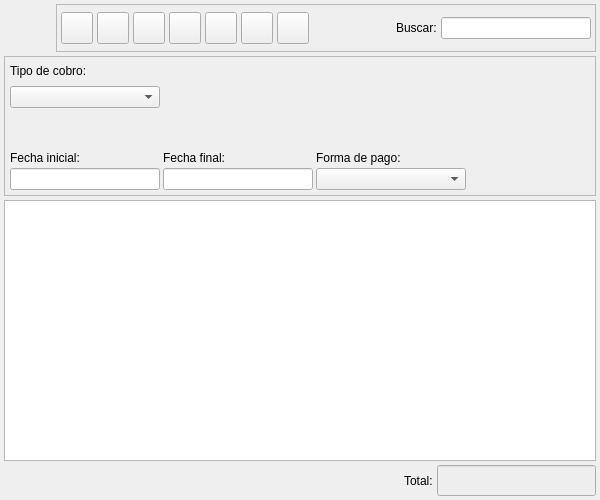
<?xml version="1.0" encoding="UTF-8"?>
<ui version="4.0">
 <author>Tomeu Borras Riera</author>
 <class>CobrosListBase</class>
 <widget class="QWidget" name="CobrosListBase">
  <property name="enabled">
   <bool>true</bool>
  </property>
  <property name="geometry">
   <rect>
    <x>0</x>
    <y>0</y>
    <width>600</width>
    <height>500</height>
   </rect>
  </property>
  <property name="minimumSize">
   <size>
    <width>600</width>
    <height>500</height>
   </size>
  </property>
  <property name="windowTitle">
   <string>Cobros a clientes</string>
  </property>
  <property name="windowIcon">
   <iconset resource="../../../bulmages.qrc">
    <normaloff>:/Images/receive-list.png</normaloff>:/Images/receive-list.png</iconset>
  </property>
  <layout class="QGridLayout">
   <property name="leftMargin">
    <number>4</number>
   </property>
   <property name="topMargin">
    <number>4</number>
   </property>
   <property name="rightMargin">
    <number>4</number>
   </property>
   <property name="bottomMargin">
    <number>4</number>
   </property>
   <property name="spacing">
    <number>4</number>
   </property>
   <item row="3" column="0">
    <widget class="CobrosListSubForm" name="mui_list"/>
   </item>
   <item row="4" column="0">
    <layout class="QHBoxLayout">
     <property name="spacing">
      <number>4</number>
     </property>
     <property name="leftMargin">
      <number>0</number>
     </property>
     <property name="topMargin">
      <number>0</number>
     </property>
     <property name="rightMargin">
      <number>0</number>
     </property>
     <property name="bottomMargin">
      <number>0</number>
     </property>
     <item>
      <spacer>
       <property name="orientation">
        <enum>Qt::Horizontal</enum>
       </property>
       <property name="sizeType">
        <enum>QSizePolicy::Expanding</enum>
       </property>
       <property name="sizeHint" stdset="0">
        <size>
         <width>340</width>
         <height>21</height>
        </size>
       </property>
      </spacer>
     </item>
     <item>
      <widget class="QLabel" name="textLabel1_3">
       <property name="text">
        <string>Total:</string>
       </property>
      </widget>
     </item>
     <item>
      <widget class="QLineEdit" name="m_total">
       <property name="enabled">
        <bool>true</bool>
       </property>
       <property name="sizePolicy">
        <sizepolicy hsizetype="Preferred" vsizetype="Fixed">
         <horstretch>0</horstretch>
         <verstretch>0</verstretch>
        </sizepolicy>
       </property>
       <property name="minimumSize">
        <size>
         <width>150</width>
         <height>0</height>
        </size>
       </property>
       <property name="palette">
        <palette>
         <active>
          <colorrole role="Base">
           <brush brushstyle="SolidPattern">
            <color alpha="255">
             <red>238</red>
             <green>238</green>
             <blue>238</blue>
            </color>
           </brush>
          </colorrole>
         </active>
         <inactive>
          <colorrole role="Base">
           <brush brushstyle="SolidPattern">
            <color alpha="255">
             <red>238</red>
             <green>238</green>
             <blue>238</blue>
            </color>
           </brush>
          </colorrole>
         </inactive>
         <disabled>
          <colorrole role="Base">
           <brush brushstyle="SolidPattern">
            <color alpha="255">
             <red>255</red>
             <green>255</green>
             <blue>255</blue>
            </color>
           </brush>
          </colorrole>
         </disabled>
        </palette>
       </property>
       <property name="font">
        <font>
         <family>Sans Serif</family>
         <pointsize>12</pointsize>
         <weight>75</weight>
         <italic>false</italic>
         <bold>true</bold>
         <underline>false</underline>
         <strikeout>false</strikeout>
        </font>
       </property>
       <property name="alignment">
        <set>Qt::AlignRight</set>
       </property>
       <property name="readOnly">
        <bool>true</bool>
       </property>
      </widget>
     </item>
    </layout>
   </item>
   <item row="0" column="0">
    <layout class="QHBoxLayout">
     <property name="spacing">
      <number>4</number>
     </property>
     <property name="leftMargin">
      <number>0</number>
     </property>
     <property name="topMargin">
      <number>0</number>
     </property>
     <property name="rightMargin">
      <number>0</number>
     </property>
     <property name="bottomMargin">
      <number>0</number>
     </property>
     <item>
      <widget class="QLabel" name="label">
       <property name="minimumSize">
        <size>
         <width>48</width>
         <height>48</height>
        </size>
       </property>
       <property name="maximumSize">
        <size>
         <width>48</width>
         <height>48</height>
        </size>
       </property>
       <property name="text">
        <string/>
       </property>
       <property name="pixmap">
        <pixmap resource="../../../bulmages.qrc">:/Images/receive-list.png</pixmap>
       </property>
       <property name="scaledContents">
        <bool>true</bool>
       </property>
      </widget>
     </item>
     <item>
      <widget class="QFrame" name="m_botonera">
       <property name="frameShape">
        <enum>QFrame::StyledPanel</enum>
       </property>
       <property name="frameShadow">
        <enum>QFrame::Raised</enum>
       </property>
       <layout class="QHBoxLayout">
        <property name="spacing">
         <number>4</number>
        </property>
        <property name="leftMargin">
         <number>4</number>
        </property>
        <property name="topMargin">
         <number>4</number>
        </property>
        <property name="rightMargin">
         <number>4</number>
        </property>
        <property name="bottomMargin">
         <number>4</number>
        </property>
        <item>
         <widget class="QToolButton" name="mui_crear">
          <property name="minimumSize">
           <size>
            <width>32</width>
            <height>32</height>
           </size>
          </property>
          <property name="maximumSize">
           <size>
            <width>32</width>
            <height>32</height>
           </size>
          </property>
          <property name="toolTip">
           <string>Nuevo cobro</string>
          </property>
          <property name="whatsThis">
           <string>Nuevo cobro</string>
          </property>
          <property name="text">
           <string/>
          </property>
          <property name="icon">
           <iconset resource="../../../bulmages.qrc">
            <normaloff>:/Images/document-new.png</normaloff>:/Images/document-new.png</iconset>
          </property>
          <property name="iconSize">
           <size>
            <width>22</width>
            <height>22</height>
           </size>
          </property>
          <property name="shortcut">
           <string>Ctrl+N</string>
          </property>
         </widget>
        </item>
        <item>
         <widget class="QToolButton" name="mui_editar">
          <property name="minimumSize">
           <size>
            <width>32</width>
            <height>32</height>
           </size>
          </property>
          <property name="maximumSize">
           <size>
            <width>32</width>
            <height>32</height>
           </size>
          </property>
          <property name="toolTip">
           <string>Editar cobro</string>
          </property>
          <property name="whatsThis">
           <string>Editar cobro</string>
          </property>
          <property name="text">
           <string/>
          </property>
          <property name="icon">
           <iconset resource="../../../bulmages.qrc">
            <normaloff>:/Images/document-open.png</normaloff>:/Images/document-open.png</iconset>
          </property>
          <property name="iconSize">
           <size>
            <width>22</width>
            <height>22</height>
           </size>
          </property>
          <property name="shortcut">
           <string>Ctrl+E</string>
          </property>
         </widget>
        </item>
        <item>
         <widget class="QToolButton" name="mui_borrar">
          <property name="minimumSize">
           <size>
            <width>32</width>
            <height>32</height>
           </size>
          </property>
          <property name="maximumSize">
           <size>
            <width>32</width>
            <height>32</height>
           </size>
          </property>
          <property name="toolTip">
           <string>Borrar cobro</string>
          </property>
          <property name="whatsThis">
           <string>Borrar cobro</string>
          </property>
          <property name="text">
           <string/>
          </property>
          <property name="icon">
           <iconset resource="../../../bulmages.qrc">
            <normaloff>:/Images/edit-delete.png</normaloff>:/Images/edit-delete.png</iconset>
          </property>
          <property name="iconSize">
           <size>
            <width>22</width>
            <height>22</height>
           </size>
          </property>
          <property name="shortcut">
           <string>Ctrl+D</string>
          </property>
         </widget>
        </item>
        <item>
         <widget class="QToolButton" name="mui_imprimir">
          <property name="minimumSize">
           <size>
            <width>32</width>
            <height>32</height>
           </size>
          </property>
          <property name="maximumSize">
           <size>
            <width>32</width>
            <height>32</height>
           </size>
          </property>
          <property name="toolTip">
           <string>Imprimir listado</string>
          </property>
          <property name="whatsThis">
           <string>Imprimir listado</string>
          </property>
          <property name="text">
           <string/>
          </property>
          <property name="icon">
           <iconset resource="../../../bulmages.qrc">
            <normaloff>:/Images/document-print.png</normaloff>:/Images/document-print.png</iconset>
          </property>
          <property name="iconSize">
           <size>
            <width>22</width>
            <height>22</height>
           </size>
          </property>
          <property name="shortcut">
           <string>Ctrl+P</string>
          </property>
         </widget>
        </item>
        <item>
         <widget class="QToolButton" name="mui_filtrar">
          <property name="minimumSize">
           <size>
            <width>32</width>
            <height>32</height>
           </size>
          </property>
          <property name="maximumSize">
           <size>
            <width>32</width>
            <height>32</height>
           </size>
          </property>
          <property name="toolTip">
           <string>Filtrar cobros</string>
          </property>
          <property name="whatsThis">
           <string>Filtrar cobros</string>
          </property>
          <property name="text">
           <string/>
          </property>
          <property name="icon">
           <iconset resource="../../../bulmages.qrc">
            <normaloff>:/Images/edit-find.png</normaloff>:/Images/edit-find.png</iconset>
          </property>
          <property name="iconSize">
           <size>
            <width>22</width>
            <height>22</height>
           </size>
          </property>
          <property name="shortcut">
           <string>Ctrl+F</string>
          </property>
          <property name="checkable">
           <bool>true</bool>
          </property>
         </widget>
        </item>
        <item>
         <widget class="QToolButton" name="mui_configurar">
          <property name="minimumSize">
           <size>
            <width>32</width>
            <height>32</height>
           </size>
          </property>
          <property name="maximumSize">
           <size>
            <width>32</width>
            <height>32</height>
           </size>
          </property>
          <property name="toolTip">
           <string>Configurar listado</string>
          </property>
          <property name="whatsThis">
           <string>Configurar listado</string>
          </property>
          <property name="text">
           <string/>
          </property>
          <property name="icon">
           <iconset resource="../../../bulmages.qrc">
            <normaloff>:/Images/document-properties.png</normaloff>:/Images/document-properties.png</iconset>
          </property>
          <property name="iconSize">
           <size>
            <width>22</width>
            <height>22</height>
           </size>
          </property>
          <property name="shortcut">
           <string>Ctrl+B</string>
          </property>
          <property name="checkable">
           <bool>true</bool>
          </property>
         </widget>
        </item>
        <item>
         <widget class="QToolButton" name="mui_actualizar">
          <property name="minimumSize">
           <size>
            <width>32</width>
            <height>32</height>
           </size>
          </property>
          <property name="maximumSize">
           <size>
            <width>32</width>
            <height>32</height>
           </size>
          </property>
          <property name="toolTip">
           <string>Actualizar listado</string>
          </property>
          <property name="whatsThis">
           <string>Actualizar listado</string>
          </property>
          <property name="text">
           <string/>
          </property>
          <property name="icon">
           <iconset resource="../../../bulmages.qrc">
            <normaloff>:/Images/view-refresh.png</normaloff>:/Images/view-refresh.png</iconset>
          </property>
          <property name="iconSize">
           <size>
            <width>22</width>
            <height>22</height>
           </size>
          </property>
          <property name="shortcut">
           <string>F5</string>
          </property>
         </widget>
        </item>
        <item>
         <widget class="QFrame" name="mui_plugbotones">
          <property name="sizePolicy">
           <sizepolicy hsizetype="Minimum" vsizetype="Preferred">
            <horstretch>0</horstretch>
            <verstretch>0</verstretch>
           </sizepolicy>
          </property>
          <property name="frameShape">
           <enum>QFrame::NoFrame</enum>
          </property>
          <property name="frameShadow">
           <enum>QFrame::Plain</enum>
          </property>
          <property name="lineWidth">
           <number>0</number>
          </property>
         </widget>
        </item>
        <item>
         <spacer>
          <property name="orientation">
           <enum>Qt::Horizontal</enum>
          </property>
          <property name="sizeHint" stdset="0">
           <size>
            <width>51</width>
            <height>34</height>
           </size>
          </property>
         </spacer>
        </item>
        <item>
         <widget class="QLabel" name="textLabel1">
          <property name="text">
           <string>Buscar:</string>
          </property>
         </widget>
        </item>
        <item>
         <widget class="QLineEdit" name="m_filtro">
          <property name="minimumSize">
           <size>
            <width>150</width>
            <height>0</height>
           </size>
          </property>
         </widget>
        </item>
       </layout>
      </widget>
     </item>
    </layout>
   </item>
   <item row="2" column="0">
    <widget class="QFrame" name="m_busqueda">
     <property name="minimumSize">
      <size>
       <width>16</width>
       <height>140</height>
      </size>
     </property>
     <property name="frameShape">
      <enum>QFrame::StyledPanel</enum>
     </property>
     <property name="frameShadow">
      <enum>QFrame::Raised</enum>
     </property>
     <layout class="QGridLayout" name="gridLayout1">
      <item row="0" column="0" colspan="4">
       <layout class="QHBoxLayout">
        <property name="spacing">
         <number>4</number>
        </property>
        <property name="leftMargin">
         <number>0</number>
        </property>
        <property name="topMargin">
         <number>0</number>
        </property>
        <property name="rightMargin">
         <number>0</number>
        </property>
        <property name="bottomMargin">
         <number>0</number>
        </property>
        <item>
         <layout class="QVBoxLayout">
          <property name="spacing">
           <number>6</number>
          </property>
          <property name="leftMargin">
           <number>0</number>
          </property>
          <property name="topMargin">
           <number>0</number>
          </property>
          <property name="rightMargin">
           <number>0</number>
          </property>
          <property name="bottomMargin">
           <number>0</number>
          </property>
          <item>
           <widget class="QLabel" name="label_2">
            <property name="text">
             <string>Tipo de cobro:</string>
            </property>
           </widget>
          </item>
          <item>
           <widget class="QComboBox" name="mui_tipocobro">
            <property name="minimumSize">
             <size>
              <width>150</width>
              <height>0</height>
             </size>
            </property>
           </widget>
          </item>
          <item>
           <spacer name="verticalSpacer">
            <property name="orientation">
             <enum>Qt::Vertical</enum>
            </property>
            <property name="sizeType">
             <enum>QSizePolicy::Ignored</enum>
            </property>
            <property name="sizeHint" stdset="0">
             <size>
              <width>20</width>
              <height>40</height>
             </size>
            </property>
           </spacer>
          </item>
         </layout>
        </item>
        <item>
         <widget class="BlSearchWidget" name="m_cliente" native="true">
          <property name="sizePolicy">
           <sizepolicy hsizetype="Expanding" vsizetype="Preferred">
            <horstretch>0</horstretch>
            <verstretch>0</verstretch>
           </sizepolicy>
          </property>
          <property name="minimumSize">
           <size>
            <width>250</width>
            <height>0</height>
           </size>
          </property>
         </widget>
        </item>
       </layout>
      </item>
      <item row="1" column="0">
       <widget class="QLabel" name="textLabel1_4">
        <property name="text">
         <string>Fecha inicial:</string>
        </property>
       </widget>
      </item>
      <item row="1" column="1">
       <widget class="QLabel" name="textLabel1_4_2">
        <property name="text">
         <string>Fecha final:</string>
        </property>
       </widget>
      </item>
      <item row="1" column="2">
       <widget class="QLabel" name="label11">
        <property name="sizePolicy">
         <sizepolicy hsizetype="Preferred" vsizetype="Fixed">
          <horstretch>0</horstretch>
          <verstretch>0</verstretch>
         </sizepolicy>
        </property>
        <property name="text">
         <string>Forma de pago:</string>
        </property>
        <property name="alignment">
         <set>Qt::AlignLeading|Qt::AlignLeft|Qt::AlignVCenter</set>
        </property>
        <property name="buddy">
         <cstring>mui_formapago</cstring>
        </property>
       </widget>
      </item>
      <item row="1" column="3" rowspan="2">
       <spacer name="horizontalSpacer">
        <property name="orientation">
         <enum>Qt::Horizontal</enum>
        </property>
        <property name="sizeHint" stdset="0">
         <size>
          <width>261</width>
          <height>38</height>
         </size>
        </property>
       </spacer>
      </item>
      <item row="2" column="0">
       <widget class="BlDateSearch" name="m_fechain">
        <property name="sizePolicy">
         <sizepolicy hsizetype="Fixed" vsizetype="Preferred">
          <horstretch>0</horstretch>
          <verstretch>0</verstretch>
         </sizepolicy>
        </property>
        <property name="minimumSize">
         <size>
          <width>150</width>
          <height>21</height>
         </size>
        </property>
       </widget>
      </item>
      <item row="2" column="1">
       <widget class="BlDateSearch" name="m_fechafin">
        <property name="sizePolicy">
         <sizepolicy hsizetype="Fixed" vsizetype="Preferred">
          <horstretch>0</horstretch>
          <verstretch>0</verstretch>
         </sizepolicy>
        </property>
        <property name="minimumSize">
         <size>
          <width>150</width>
          <height>21</height>
         </size>
        </property>
       </widget>
      </item>
      <item row="2" column="2">
       <widget class="BfBuscarFormaPago" name="mui_formapago">
        <property name="minimumSize">
         <size>
          <width>150</width>
          <height>0</height>
         </size>
        </property>
        <property name="maximumSize">
         <size>
          <width>700</width>
          <height>16777215</height>
         </size>
        </property>
       </widget>
      </item>
     </layout>
    </widget>
   </item>
  </layout>
 </widget>
 <layoutdefault spacing="3" margin="5"/>
 <customwidgets>
  <customwidget>
   <class>BlDateSearch</class>
   <extends>QLineEdit</extends>
   <header>bldatesearch.h</header>
  </customwidget>
  <customwidget>
   <class>CobrosListSubForm</class>
   <extends>QTableWidget</extends>
   <header>cobroslist.h</header>
  </customwidget>
  <customwidget>
   <class>BlSearchWidget</class>
   <extends>QWidget</extends>
   <header>blsearchwidget.h</header>
  </customwidget>
  <customwidget>
   <class>BfBuscarFormaPago</class>
   <extends>QComboBox</extends>
   <header>bfbuscarformapago.h</header>
  </customwidget>
 </customwidgets>
 <resources>
  <include location="../../../bulmages.qrc"/>
 </resources>
 <connections>
  <connection>
   <sender>mui_filtrar</sender>
   <signal>toggled(bool)</signal>
   <receiver>m_busqueda</receiver>
   <slot>setVisible(bool)</slot>
   <hints>
    <hint type="sourcelabel">
     <x>241</x>
     <y>39</y>
    </hint>
    <hint type="destinationlabel">
     <x>228</x>
     <y>69</y>
    </hint>
   </hints>
  </connection>
 </connections>
</ui>
